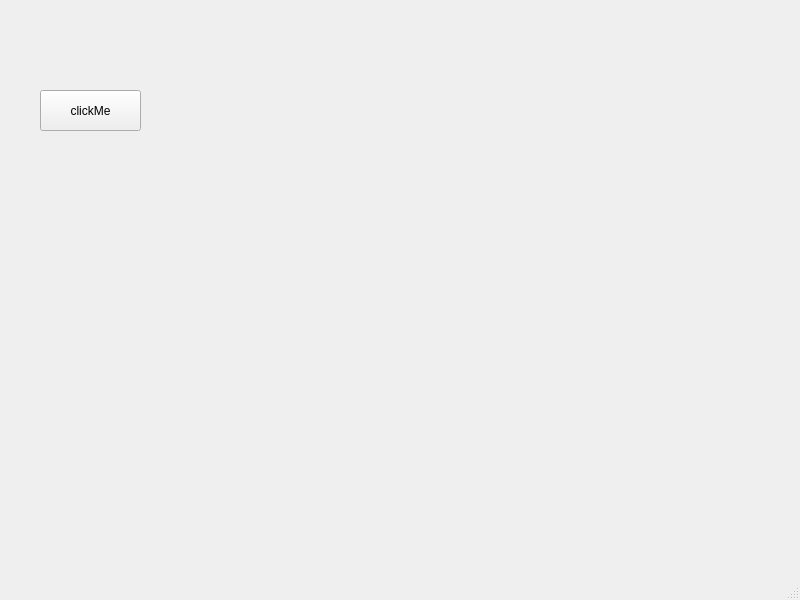
<?xml version="1.0" encoding="UTF-8"?>
<ui version="4.0">
 <class>MainWindow</class>
 <widget class="QMainWindow" name="MainWindow">
  <property name="geometry">
   <rect>
    <x>0</x>
    <y>0</y>
    <width>800</width>
    <height>600</height>
   </rect>
  </property>
  <property name="windowTitle">
   <string>MainWindow</string>
  </property>
  <widget class="QWidget" name="centralwidget">
   <widget class="QPushButton" name="pushButton">
    <property name="geometry">
     <rect>
      <x>40</x>
      <y>90</y>
      <width>101</width>
      <height>41</height>
     </rect>
    </property>
    <property name="text">
     <string>clickMe</string>
    </property>
   </widget>
   <widget class="QLabel" name="label">
    <property name="geometry">
     <rect>
      <x>60</x>
      <y>190</y>
      <width>101</width>
      <height>51</height>
     </rect>
    </property>
    <property name="text">
     <string/>
    </property>
   </widget>
  </widget>
  <widget class="QMenuBar" name="menubar">
   <property name="geometry">
    <rect>
     <x>0</x>
     <y>0</y>
     <width>800</width>
     <height>21</height>
    </rect>
   </property>
  </widget>
  <widget class="QStatusBar" name="statusbar"/>
 </widget>
 <resources/>
 <connections/>
</ui>
